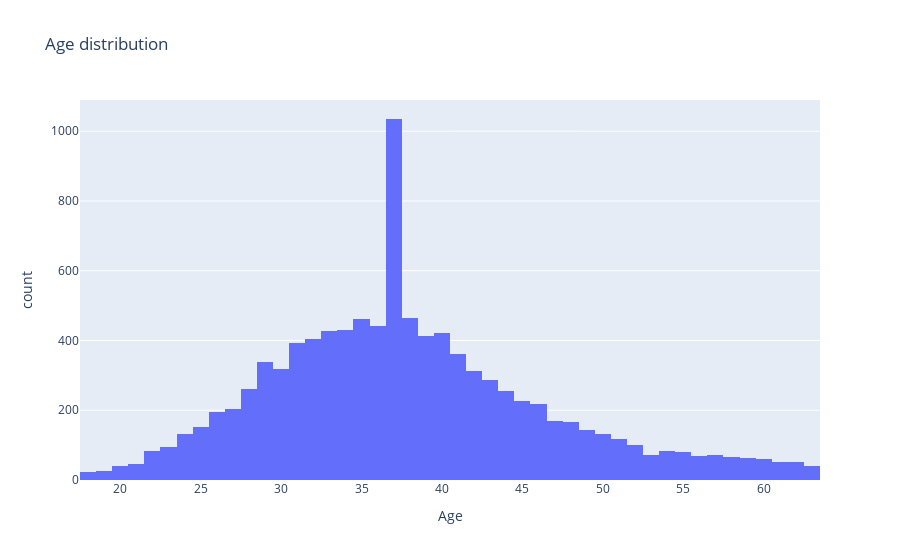

Notebook code for this chart:
### Code cell
# ii. Age
age_dist_fig_layout = {
    "title" : "Age distribution", 
    "xaxis_title" : "Age", 
    "yaxis_title" : "count"
}
age_dist_fig = categorical_dist(
  df_bank,
  "Age",
  age_dist_fig_layout
)

### Figure 1 — Plotly figure (JSON) as saved in the notebook; plotly's stock layout.template omitted (floating-point values rounded to 4 significant figures; data arrays with more than 128 entries replaced by an {"elided": "..."} marker saying what was removed)
{"data": [{"type": "histogram", "x": {"elided": "10000 int values"}}], "layout": {"title": {"text": "Age distribution"}, "xaxis": {"title": {"text": "Age"}}, "yaxis": {"title": {"text": "count"}}}}
